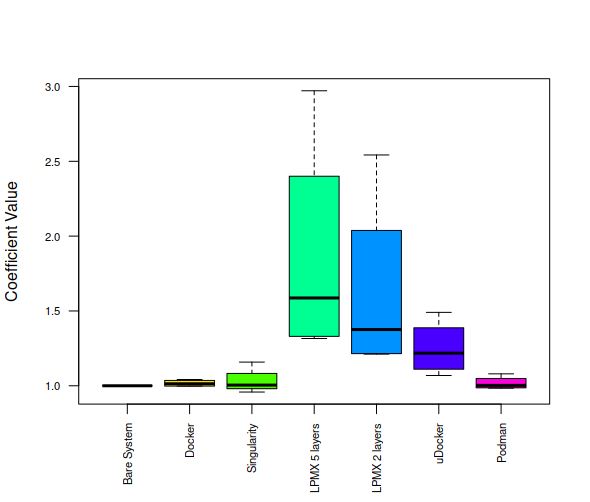

Source code (R):
library("xlsx")
data = read.xlsx("experiment_data.xlsx", sheetIndex = 2)
mat = as.matrix(data)
head = mat[0,]
print(head)
print(mat[1:4,])
c1=rainbow(7)
par(cex.axis = 0.7)
boxplot(mat[1:4,], ylab = "Coefficient Value", col=c1, las=2, names=c("Bare System", "Docker", "Singularity", "LPMX 5 layers", "LPMX 2 layers", "uDocker", "Podman"))
